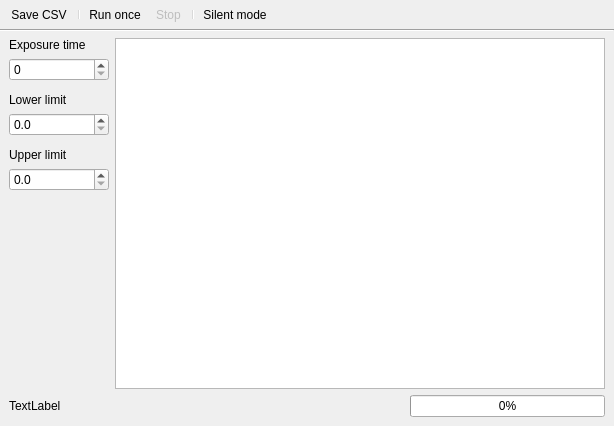
<?xml version="1.0" encoding="UTF-8"?>
<ui version="4.0">
 <class>SpectrumViewer</class>
 <widget class="QWidget" name="SpectrumViewer">
  <property name="geometry">
   <rect>
    <x>0</x>
    <y>0</y>
    <width>614</width>
    <height>426</height>
   </rect>
  </property>
  <property name="minimumSize">
   <size>
    <width>400</width>
    <height>300</height>
   </size>
  </property>
  <property name="windowTitle">
   <string>Spectrum Viewer</string>
  </property>
  <property name="locale">
   <locale language="English" country="UnitedStates"/>
  </property>
  <layout class="QVBoxLayout" name="verticalLayout">
   <property name="spacing">
    <number>0</number>
   </property>
   <property name="leftMargin">
    <number>0</number>
   </property>
   <property name="topMargin">
    <number>0</number>
   </property>
   <property name="rightMargin">
    <number>0</number>
   </property>
   <property name="bottomMargin">
    <number>0</number>
   </property>
   <item>
    <widget class="QToolBar" name="MainToolBar">
     <property name="windowTitle">
      <string>toolBar</string>
     </property>
     <property name="movable">
      <bool>false</bool>
     </property>
     <property name="floatable">
      <bool>false</bool>
     </property>
     <addaction name="action_Save_CSV"/>
     <addaction name="separator"/>
     <addaction name="action_Run"/>
     <addaction name="action_Stop"/>
     <addaction name="separator"/>
     <addaction name="action_SilentMode"/>
    </widget>
   </item>
   <item>
    <widget class="Line" name="line">
     <property name="orientation">
      <enum>Qt::Horizontal</enum>
     </property>
    </widget>
   </item>
   <item>
    <layout class="QVBoxLayout" name="mainFrame">
     <property name="leftMargin">
      <number>9</number>
     </property>
     <property name="rightMargin">
      <number>9</number>
     </property>
     <property name="bottomMargin">
      <number>9</number>
     </property>
     <item>
      <layout class="QHBoxLayout" name="horizontalLayout">
       <property name="spacing">
        <number>6</number>
       </property>
       <property name="leftMargin">
        <number>0</number>
       </property>
       <property name="topMargin">
        <number>6</number>
       </property>
       <property name="rightMargin">
        <number>0</number>
       </property>
       <property name="bottomMargin">
        <number>6</number>
       </property>
       <item>
        <layout class="QVBoxLayout" name="verticalLayout_2">
         <item>
          <widget class="QLabel" name="LExposureTime">
           <property name="text">
            <string>Exposure time</string>
           </property>
          </widget>
         </item>
         <item>
          <widget class="QSpinBox" name="SBExposureTime">
           <property name="sizePolicy">
            <sizepolicy hsizetype="MinimumExpanding" vsizetype="Fixed">
             <horstretch>0</horstretch>
             <verstretch>0</verstretch>
            </sizepolicy>
           </property>
           <property name="maximumSize">
            <size>
             <width>100</width>
             <height>16777215</height>
            </size>
           </property>
          </widget>
         </item>
         <item>
          <spacer name="verticalSpacer_2">
           <property name="orientation">
            <enum>Qt::Vertical</enum>
           </property>
           <property name="sizeType">
            <enum>QSizePolicy::Fixed</enum>
           </property>
           <property name="sizeHint" stdset="0">
            <size>
             <width>20</width>
             <height>6</height>
            </size>
           </property>
          </spacer>
         </item>
         <item>
          <widget class="QLabel" name="LLowerFrequency">
           <property name="text">
            <string>Lower limit</string>
           </property>
          </widget>
         </item>
         <item>
          <widget class="QDoubleSpinBox" name="SBLowerFrequency">
           <property name="sizePolicy">
            <sizepolicy hsizetype="MinimumExpanding" vsizetype="Fixed">
             <horstretch>0</horstretch>
             <verstretch>0</verstretch>
            </sizepolicy>
           </property>
           <property name="maximumSize">
            <size>
             <width>100</width>
             <height>16777215</height>
            </size>
           </property>
           <property name="decimals">
            <number>1</number>
           </property>
          </widget>
         </item>
         <item>
          <spacer name="verticalSpacer_3">
           <property name="orientation">
            <enum>Qt::Vertical</enum>
           </property>
           <property name="sizeType">
            <enum>QSizePolicy::Fixed</enum>
           </property>
           <property name="sizeHint" stdset="0">
            <size>
             <width>20</width>
             <height>6</height>
            </size>
           </property>
          </spacer>
         </item>
         <item>
          <widget class="QLabel" name="LUpperFrequency">
           <property name="text">
            <string>Upper limit</string>
           </property>
          </widget>
         </item>
         <item>
          <widget class="QDoubleSpinBox" name="SBUpperFrequency">
           <property name="sizePolicy">
            <sizepolicy hsizetype="MinimumExpanding" vsizetype="Fixed">
             <horstretch>0</horstretch>
             <verstretch>0</verstretch>
            </sizepolicy>
           </property>
           <property name="maximumSize">
            <size>
             <width>100</width>
             <height>16777215</height>
            </size>
           </property>
           <property name="decimals">
            <number>1</number>
           </property>
          </widget>
         </item>
         <item>
          <spacer name="verticalSpacer">
           <property name="orientation">
            <enum>Qt::Vertical</enum>
           </property>
           <property name="sizeHint" stdset="0">
            <size>
             <width>20</width>
             <height>40</height>
            </size>
           </property>
          </spacer>
         </item>
        </layout>
       </item>
       <item>
        <widget class="QChartView" name="Spectrum">
         <property name="sizePolicy">
          <sizepolicy hsizetype="Expanding" vsizetype="Expanding">
           <horstretch>0</horstretch>
           <verstretch>0</verstretch>
          </sizepolicy>
         </property>
         <property name="minimumSize">
          <size>
           <width>200</width>
           <height>0</height>
          </size>
         </property>
         <property name="contextMenuPolicy">
          <enum>Qt::CustomContextMenu</enum>
         </property>
        </widget>
       </item>
      </layout>
     </item>
     <item>
      <layout class="QHBoxLayout" name="horizontalLayout_4">
       <property name="spacing">
        <number>12</number>
       </property>
       <property name="leftMargin">
        <number>0</number>
       </property>
       <property name="rightMargin">
        <number>0</number>
       </property>
       <property name="bottomMargin">
        <number>0</number>
       </property>
       <item>
        <widget class="QLabel" name="LState">
         <property name="sizePolicy">
          <sizepolicy hsizetype="Preferred" vsizetype="Preferred">
           <horstretch>2</horstretch>
           <verstretch>0</verstretch>
          </sizepolicy>
         </property>
         <property name="minimumSize">
          <size>
           <width>0</width>
           <height>22</height>
          </size>
         </property>
         <property name="text">
          <string>TextLabel</string>
         </property>
        </widget>
       </item>
       <item>
        <widget class="QProgressBar" name="PBProgress">
         <property name="sizePolicy">
          <sizepolicy hsizetype="Expanding" vsizetype="Fixed">
           <horstretch>1</horstretch>
           <verstretch>0</verstretch>
          </sizepolicy>
         </property>
         <property name="minimumSize">
          <size>
           <width>140</width>
           <height>0</height>
          </size>
         </property>
         <property name="value">
          <number>0</number>
         </property>
        </widget>
       </item>
      </layout>
     </item>
    </layout>
   </item>
  </layout>
  <action name="action_Save_CSV">
   <property name="icon">
    <iconset resource="../../DynExpManager.qrc">
     <normaloff>:/DynExpManager/icons/Document-save.svg</normaloff>:/DynExpManager/icons/Document-save.svg</iconset>
   </property>
   <property name="text">
    <string>Save CSV</string>
   </property>
   <property name="toolTip">
    <string>Save CSV</string>
   </property>
  </action>
  <action name="action_Run">
   <property name="icon">
    <iconset resource="../../DynExpManager.qrc">
     <normaloff>:/DynExpManager/icons/Media-playback-start.svg</normaloff>:/DynExpManager/icons/Media-playback-start.svg</iconset>
   </property>
   <property name="text">
    <string>Run once</string>
   </property>
   <property name="toolTip">
    <string>Record single spectrum</string>
   </property>
   <property name="shortcut">
    <string>R</string>
   </property>
  </action>
  <action name="action_Stop">
   <property name="enabled">
    <bool>false</bool>
   </property>
   <property name="icon">
    <iconset resource="../../QModules.qrc">
     <normaloff>:/QModules/icons/Dialog-STOP.svg</normaloff>:/QModules/icons/Dialog-STOP.svg</iconset>
   </property>
   <property name="text">
    <string>Stop</string>
   </property>
   <property name="toolTip">
    <string>Stop recording</string>
   </property>
   <property name="shortcut">
    <string>Esc</string>
   </property>
  </action>
  <action name="action_SilentMode">
   <property name="checkable">
    <bool>true</bool>
   </property>
   <property name="icon">
    <iconset resource="../../QModules.qrc">
     <normaloff>:/QModules/icons/Audio-volume-muted.svg</normaloff>:/QModules/icons/Audio-volume-muted.svg</iconset>
   </property>
   <property name="text">
    <string>Silent mode</string>
   </property>
   <property name="toolTip">
    <string>Enable/disable spectrometer's silent mode</string>
   </property>
   <property name="menuRole">
    <enum>QAction::NoRole</enum>
   </property>
  </action>
 </widget>
 <customwidgets>
  <customwidget>
   <class>QChartView</class>
   <extends>QGraphicsView</extends>
   <header>QtCharts</header>
  </customwidget>
 </customwidgets>
 <tabstops>
  <tabstop>Spectrum</tabstop>
  <tabstop>SBExposureTime</tabstop>
  <tabstop>SBLowerFrequency</tabstop>
  <tabstop>SBUpperFrequency</tabstop>
 </tabstops>
 <resources>
  <include location="../../QModules.qrc"/>
  <include location="../../DynExpManager.qrc"/>
 </resources>
 <connections>
  <connection>
   <sender>action_Save_CSV</sender>
   <signal>triggered()</signal>
   <receiver>SpectrumViewer</receiver>
   <slot>OnSaveCSVClicked()</slot>
   <hints>
    <hint type="sourcelabel">
     <x>-1</x>
     <y>-1</y>
    </hint>
    <hint type="destinationlabel">
     <x>295</x>
     <y>184</y>
    </hint>
   </hints>
  </connection>
 </connections>
 <slots>
  <slot>OnSaveCSVClicked()</slot>
 </slots>
</ui>
